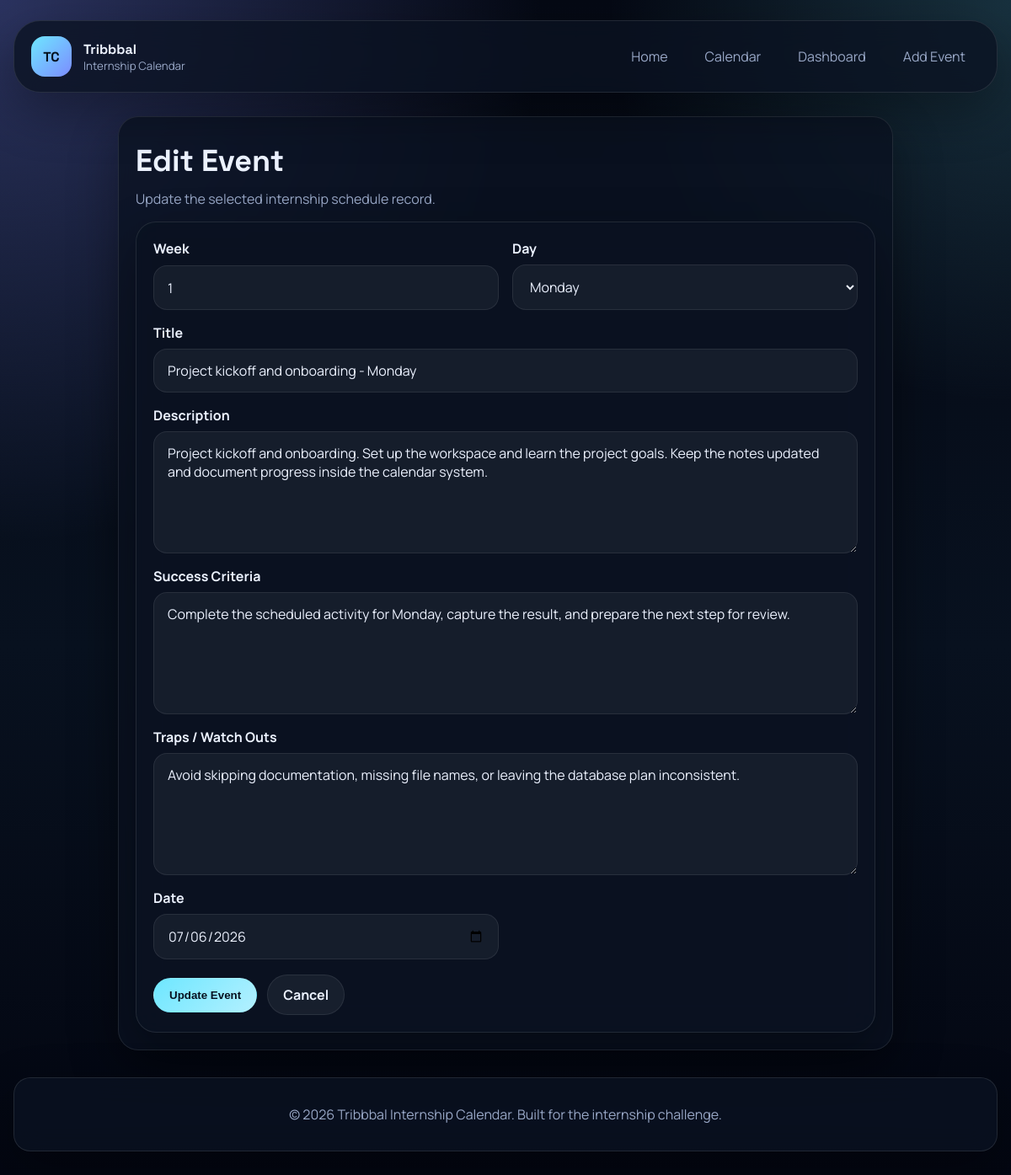
The app's page /edit-event.php?id=1 with its own data.
### tables this page shows
CREATE TABLE calendar_events (
    id INT AUTO_INCREMENT PRIMARY KEY,
    week INT NOT NULL,
    day VARCHAR(20) NOT NULL,
    title VARCHAR(255) NOT NULL,
    description TEXT NOT NULL,
    success_criteria TEXT NOT NULL,
    traps TEXT DEFAULT NULL,
    event_date DATE NOT NULL,
    created_at TIMESTAMP DEFAULT CURRENT_TIMESTAMP
);

### includes/functions.php (called while the page is built, shortened)
<?php
function app_db(): mysqli
{
    static $connection = null;
    if ($connection instanceof mysqli) {
        return $connection;
    }
    try {
        $connection = mysqli_connect(DB_HOST, DB_USER, DB_PASS, DB_NAME);
    } catch (mysqli_sql_exception $e) {
        http_response_code(500);
        die(
            'Database connection failed. ' .
            'Create the `internship_app` MySQL user, import `sql/internship_calendar.sql`, ' .
            'and update `config/database.php`. ' .
            'Details: ' . htmlspecialchars($e->getMessage(), ENT_QUOTES, 'UTF-8')
        );
    }
    mysqli_set_charset($connection, 'utf8mb4');
    return $connection;
}
function app_escape(?string $value): string
{
    return htmlspecialchars(trim((string) $value), ENT_QUOTES, 'UTF-8');
}
function app_fetch_events(string $search = ''): array
{
    $conn = app_db();
    $sql = 'SELECT * FROM calendar_events';
    $sql .= ' ORDER BY event_date ASC, week ASC, day ASC, id ASC';
    $result = mysqli_query($conn, $sql);
    $events = [];
    if ($result instanceof mysqli_result) {
        while ($row = mysqli_fetch_assoc($result)) {
            $events[] = $row;
        }
    }
    return $events;
}
function app_fetch_event(int $id): ?array
{
    $conn = app_db();
    $id = (int) $id;
    $sql = "SELECT * FROM calendar_events WHERE id = {$id} LIMIT 1";
    $result = mysqli_query($conn, $sql);
    if ($result instanceof mysqli_result) {
        $row = mysqli_fetch_assoc($result);
        return $row ?: null;
    }
    return null;
}

### edit-event.php (the view, shortened to what this page needs)
<?php
require_once __DIR__ . '/includes/functions.php';
$id = isset($_GET['id']) ? (int) $_GET['id'] : (int) ($_POST['id'] ?? 0);
$event = $id > 0 ? app_fetch_event($id) : null;
$values = $event;
require_once __DIR__ . '/includes/header.php';
?>
<section class="form-shell">
    <h1>Edit Event</h1>
    <p class="form-hint">Update the selected internship schedule record.</p>
    <form method="post" class="panel">
        <div class="form-grid">
            <div class="field">
                <label for="week">Week</label>
                <input type="number" min="1" max="8" id="week" name="week" value="<?= app_escape((string) $values['week']) ?>" required>
            </div>
            <div class="field">
                <label for="day">Day</label>
                <select id="day" name="day" required>
                    <?php
                    $days = ['Monday', 'Tuesday', 'Wednesday', 'Thursday', 'Friday'];
                    $selectedDay = $values['day'];
                    ?>
                    <?php foreach ($days as $day): ?>
                        <option value="<?= app_escape($day) ?>" <?= $selectedDay === $day ? 'selected' : '' ?>><?= app_escape($day) ?></option>
                    <?php endforeach; ?>
                </select>
            </div>
            <div class="field full">
                <label for="title">Title</label>
                <input type="text" id="title" name="title" value="<?= app_escape((string) $values['title']) ?>" required>
            </div>
            <div class="field full">
                <label for="description">Description</label>
                <textarea id="description" name="description" required><?= app_escape((string) $values['description']) ?></textarea>
            </div>
            <div class="field full">
                <label for="success_criteria">Success Criteria</label>
                <textarea id="success_criteria" name="success_criteria" required><?= app_escape((string) $values['success_criteria']) ?></textarea>
            </div>
            <div class="field full">
                <label for="traps">Traps / Watch Outs</label>
                <textarea id="traps" name="traps"><?= app_escape((string) ($values['traps'] ?? '')) ?></textarea>
            </div>
            <div class="field">
                <label for="event_date">Date</label>
                <input type="date" id="event_date" name="event_date" value="<?= app_escape((string) $values['event_date']) ?>" required>
            </div>
        </div>
        <div class="form-actions" style="margin-top: 18px;">
            <button class="btn" type="submit">Update Event</button>
            <a class="ghost-btn" href="event.php?id=<?= (int) $id ?>">Cancel</a>
        </div>
    </form>
</section>
<?php require_once __DIR__ . '/includes/footer.php'; ?>

### assets/css/style.css (style rules this page uses)
:root { --bg: #08111f; --bg-soft: #101b31; --panel: rgba(11, 18, 34, 0.78); --panel-strong: #111d35; --line: rgba(255, 255, 255, 0.1); --text: #ecf2ff; --muted: #99a8c7; --accent: #6ee7ff; --accent-2: #7c8cff; --success: #22c55e; --warning: #f59e0b; --danger: #ef4444; --shadow: 0 22px 60px rgba(0, 0, 0, 0.32); --radius: 24px; --font-body: 'Manrope', system-ui, sans-serif; --font-display: 'Space Grotesk', 'Manrope', system-ui, sans-serif; }
* { box-sizing: border-box; }
html { scroll-behavior: smooth; }
body { margin: 0; font-family: var(--font-body); color: var(--text); background: radial-gradient(circle at top left, rgba(124, 140, 255, 0.32), transparent 35%), radial-gradient(circle at top right, rgba(110, 231, 255, 0.18), transparent 26%), linear-gradient(180deg, #050914 0%, var(--bg) 55%, #030611 100%); min-height: 100vh; }
a { color: inherit; text-decoration: none; }
.site-header, .flash, .panel, .card, .metric, .timeline-event, .form-shell, .empty-state, .site-footer { backdrop-filter: blur(16px); -webkit-backdrop-filter: blur(16px); background: var(--panel); border: 1px solid var(--line); box-shadow: var(--shadow); }
.brand strong, .section-title, .hero h1, .metric-value, .card-title, .timeline-week, .form-shell h1 { font-family: var(--font-display); }
.site-nav a, .btn, .ghost-btn, .danger-btn, .nav-toggle { border-radius: 999px; border: 1px solid transparent; transition: transform 180ms ease, background 180ms ease, border-color 180ms ease, color 180ms ease; }
.hero-panel, .panel, .form-shell, .card, .metric, .timeline-event, .empty-state { border-radius: var(--radius); }
.hero h1, .section-title, .form-shell h1 { margin: 14px 0 10px; font-size: clamp(2rem, 3vw, 3.7rem); line-height: 1; }
.hero p, .section-subtitle, .empty-state p, .metric-label, .card-meta, .timeline-desc, .form-hint, .site-footer, .helper-copy { color: var(--muted); }
.hero-actions, .toolbar, .form-actions { display: flex; flex-wrap: wrap; gap: 12px; align-items: center; }
.btn, .ghost-btn, .danger-btn { display: inline-flex; align-items: center; justify-content: center; gap: 8px; padding: 12px 18px; font-weight: 700; cursor: pointer; }
.btn { color: #06111f; background: linear-gradient(135deg, var(--accent), #b3f0ff); }
.ghost-btn { color: var(--text); background: rgba(255, 255, 255, 0.06); border-color: rgba(255, 255, 255, 0.08); }
.card, .timeline-event, .empty-state, .panel, .form-shell { padding: 20px; }
.form-shell { max-width: 920px; margin: 0 auto; }
.form-grid { display: grid; grid-template-columns: repeat(2, minmax(0, 1fr)); gap: 16px; }
.field { display: grid; gap: 8px; }
.field.full { grid-column: 1 / -1; }
.field label { font-weight: 700; }
.field input, .field select, .field textarea { width: 100%; padding: 14px 16px; border-radius: 16px; border: 1px solid rgba(255, 255, 255, 0.08); background: rgba(255, 255, 255, 0.05); color: var(--text); font: inherit; outline: none; }
.field textarea { min-height: 145px; resize: vertical; }

### records on screen
calendar_events: week "1", title "Project kickoff and onboarding - Monday", description "Project kickoff and onboarding. Set up the workspace and learn the project goals. Keep the notes updated and document progress inside the calendar system.", success_criteria "Complete the scheduled activity for Monday, capture the result, and prepare the next step for review.", traps "Avoid skipping documentation, missing file names, or leaving the database plan inconsistent.", event_date "07/06/2026"

### other values on screen
app_escape($item['label']) "Home"
app_escape($item['label']) "Calendar"
app_escape($item['label']) "Dashboard"
app_escape($item['label']) "Add Event"
form field day "Monday"
